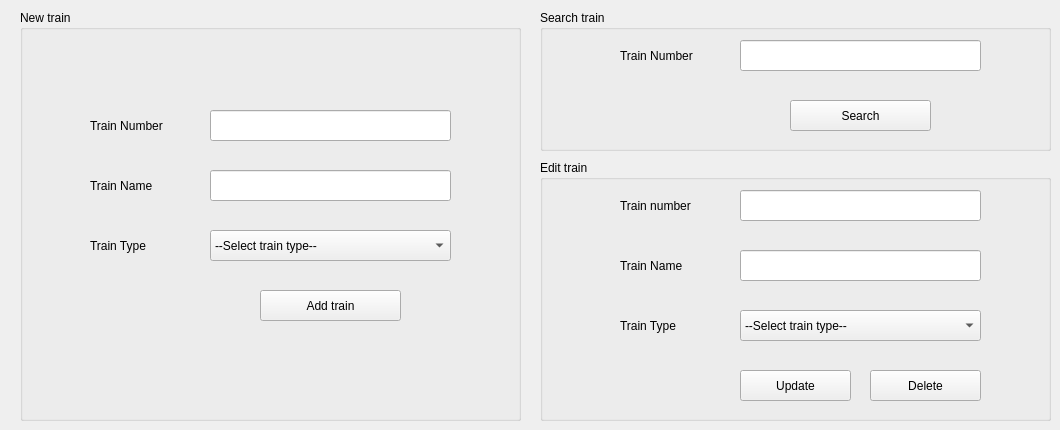
         <widget class="QWidget" name="tab_14">
          <attribute name="title">
           <string>Trains</string>
          </attribute>
          <widget class="QGroupBox" name="groupBox_10">
           <property name="geometry">
            <rect>
             <x>20</x>
             <y>10</y>
             <width>501</width>
             <height>411</height>
            </rect>
           </property>
           <property name="title">
            <string>New train</string>
           </property>
           <widget class="QLineEdit" name="lineEdit_4">
            <property name="geometry">
             <rect>
              <x>190</x>
              <y>100</y>
              <width>241</width>
              <height>31</height>
             </rect>
            </property>
           </widget>
           <widget class="QLabel" name="label_33">
            <property name="geometry">
             <rect>
              <x>70</x>
              <y>100</y>
              <width>81</width>
              <height>31</height>
             </rect>
            </property>
            <property name="text">
             <string>Train Number</string>
            </property>
           </widget>
           <widget class="QLineEdit" name="lineEdit_7">
            <property name="geometry">
             <rect>
              <x>190</x>
              <y>160</y>
              <width>241</width>
              <height>31</height>
             </rect>
            </property>
           </widget>
           <widget class="QLabel" name="label_34">
            <property name="geometry">
             <rect>
              <x>70</x>
              <y>160</y>
              <width>81</width>
              <height>31</height>
             </rect>
            </property>
            <property name="text">
             <string>Train Name</string>
            </property>
           </widget>
           <widget class="QPushButton" name="pushButton_36">
            <property name="geometry">
             <rect>
              <x>240</x>
              <y>280</y>
              <width>141</width>
              <height>31</height>
             </rect>
            </property>
            <property name="text">
             <string>Add train</string>
            </property>
            <property name="icon">
             <iconset resource="IconResource.qrc">
              <normaloff>:/Icons/Icons/Add.webp</normaloff>:/Icons/Icons/Add.webp</iconset>
            </property>
           </widget>
           <widget class="QComboBox" name="comboBox_11">
            <property name="geometry">
             <rect>
              <x>190</x>
              <y>220</y>
              <width>241</width>
              <height>31</height>
             </rect>
            </property>
            <item>
             <property name="text">
              <string>--Select train type--</string>
             </property>
            </item>
            <item>
             <property name="text">
              <string>Shatabdi Express</string>
             </property>
            </item>
            <item>
             <property name="text">
              <string>Rajdhani Express</string>
             </property>
            </item>
            <item>
             <property name="text">
              <string>Garibrath Express</string>
             </property>
            </item>
            <item>
             <property name="text">
              <string>Humsafar Express</string>
             </property>
            </item>
            <item>
             <property name="text">
              <string>Janshatabdi Express</string>
             </property>
            </item>
            <item>
             <property name="text">
              <string>Suvidha Express</string>
             </property>
            </item>
            <item>
             <property name="text">
              <string>Passenger</string>
             </property>
            </item>
            <item>
             <property name="text">
              <string>Mail/Express</string>
             </property>
            </item>
            <item>
             <property name="text">
              <string>Superfast Express</string>
             </property>
            </item>
            <item>
             <property name="text">
              <string>AC Express</string>
             </property>
            </item>
            <item>
             <property name="text">
              <string>Freight</string>
             </property>
            </item>
           </widget>
           <widget class="QLabel" name="label_57">
            <property name="geometry">
             <rect>
              <x>70</x>
              <y>220</y>
              <width>81</width>
              <height>31</height>
             </rect>
            </property>
            <property name="text">
             <string>Train Type</string>
            </property>
           </widget>
          </widget>
          <widget class="QGroupBox" name="groupBox_22">
           <property name="geometry">
            <rect>
             <x>540</x>
             <y>10</y>
             <width>511</width>
             <height>141</height>
            </rect>
           </property>
           <property name="title">
            <string>Search train</string>
           </property>
           <widget class="QPushButton" name="pushButton_59">
            <property name="geometry">
             <rect>
              <x>250</x>
              <y>90</y>
              <width>141</width>
              <height>31</height>
             </rect>
            </property>
            <property name="text">
             <string>Search</string>
            </property>
            <property name="icon">
             <iconset resource="IconResource.qrc">
              <normaloff>:/Icons/Icons/Search.webp</normaloff>:/Icons/Icons/Search.webp</iconset>
            </property>
           </widget>
           <widget class="QLabel" name="label_85">
            <property name="geometry">
             <rect>
              <x>80</x>
              <y>30</y>
              <width>81</width>
              <height>31</height>
             </rect>
            </property>
            <property name="text">
             <string>Train Number</string>
            </property>
           </widget>
           <widget class="QLineEdit" name="lineEdit_33">
            <property name="geometry">
             <rect>
              <x>200</x>
              <y>30</y>
              <width>241</width>
              <height>31</height>
             </rect>
            </property>
           </widget>
           <widget class="QLabel" name="label_86">
            <property name="geometry">
             <rect>
              <x>-80</x>
              <y>100</y>
              <width>61</width>
              <height>31</height>
             </rect>
            </property>
            <property name="text">
             <string>*</string>
            </property>
           </widget>
           <widget class="QLabel" name="label_39">
            <property name="geometry">
             <rect>
              <x>-120</x>
              <y>120</y>
              <width>61</width>
              <height>21</height>
             </rect>
            </property>
            <property name="text">
             <string>12550</string>
            </property>
           </widget>
          </widget>
          <widget class="QGroupBox" name="groupBox_21">
           <property name="geometry">
            <rect>
             <x>540</x>
             <y>160</y>
             <width>511</width>
             <height>261</height>
            </rect>
           </property>
           <property name="title">
            <string>Edit train</string>
           </property>
           <widget class="QLineEdit" name="lineEdit_30">
            <property name="geometry">
             <rect>
              <x>200</x>
              <y>30</y>
              <width>241</width>
              <height>31</height>
             </rect>
            </property>
           </widget>
           <widget class="QLabel" name="label_82">
            <property name="geometry">
             <rect>
              <x>80</x>
              <y>30</y>
              <width>81</width>
              <height>31</height>
             </rect>
            </property>
            <property name="text">
             <string>Train number</string>
            </property>
           </widget>
           <widget class="QLabel" name="label_83">
            <property name="geometry">
             <rect>
              <x>80</x>
              <y>90</y>
              <width>91</width>
              <height>31</height>
             </rect>
            </property>
            <property name="text">
             <string>Train Name</string>
            </property>
           </widget>
           <widget class="QLineEdit" name="lineEdit_32">
            <property name="geometry">
             <rect>
              <x>200</x>
              <y>90</y>
              <width>241</width>
              <height>31</height>
             </rect>
            </property>
           </widget>
           <widget class="QPushButton" name="pushButton_57">
            <property name="geometry">
             <rect>
              <x>330</x>
              <y>210</y>
              <width>111</width>
              <height>31</height>
             </rect>
            </property>
            <property name="text">
             <string>Delete</string>
            </property>
            <property name="icon">
             <iconset resource="IconResource.qrc">
              <normaloff>:/Icons/Icons/Delete.webp</normaloff>:/Icons/Icons/Delete.webp</iconset>
            </property>
           </widget>
           <widget class="QPushButton" name="pushButton_58">
            <property name="geometry">
             <rect>
              <x>200</x>
              <y>210</y>
              <width>111</width>
              <height>31</height>
             </rect>
            </property>
            <property name="text">
             <string>Update</string>
            </property>
            <property name="icon">
             <iconset resource="IconResource.qrc">
              <normaloff>:/Icons/Icons/Update.webp</normaloff>:/Icons/Icons/Update.webp</iconset>
            </property>
           </widget>
           <widget class="QLabel" name="label_84">
            <property name="geometry">
             <rect>
              <x>80</x>
              <y>150</y>
              <width>81</width>
              <height>31</height>
             </rect>
            </property>
            <property name="text">
             <string>Train Type</string>
            </property>
           </widget>
           <widget class="QComboBox" name="comboBox_12">
            <property name="geometry">
             <rect>
              <x>200</x>
              <y>150</y>
              <width>241</width>
              <height>31</height>
             </rect>
            </property>
            <item>
             <property name="text">
              <string>--Select train type--</string>
             </property>
            </item>
            <item>
             <property name="text">
              <string>Shatabdi Express</string>
             </property>
            </item>
            <item>
             <property name="text">
              <string>Rajdhani Express</string>
             </property>
            </item>
            <item>
             <property name="text">
              <string>Garibrath Express</string>
             </property>
            </item>
            <item>
             <property name="text">
              <string>Humsafar Express</string>
             </property>
            </item>
            <item>
             <property name="text">
              <string>Janshatabdi Express</string>
             </property>
            </item>
            <item>
             <property name="text">
              <string>Suvidha Express</string>
             </property>
            </item>
            <item>
             <property name="text">
              <string>Passenger</string>
             </property>
            </item>
            <item>
             <property name="text">
              <string>Mail/Express</string>
             </property>
            </item>
            <item>
             <property name="text">
              <string>Superfast Express</string>
             </property>
            </item>
            <item>
             <property name="text">
              <string>AC Express</string>
             </property>
            </item>
           </widget>
          </widget>
         </widget>
